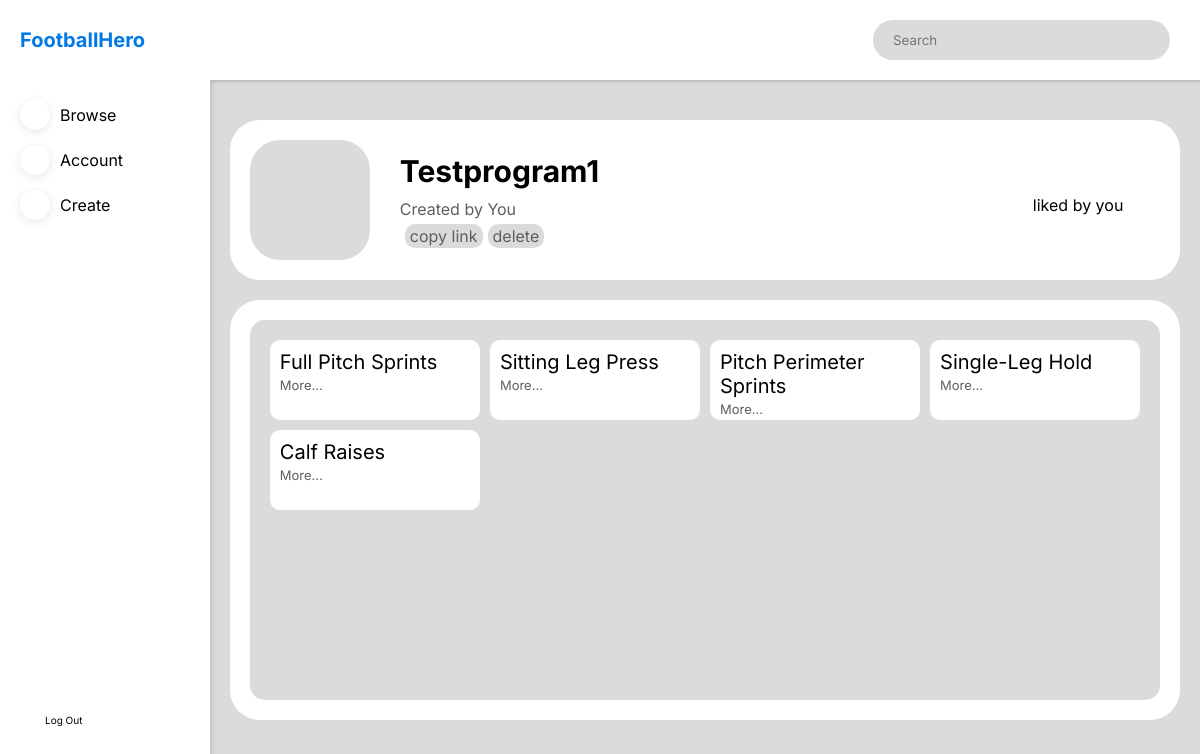
Screenshot of /program/1 (signed in) with the database file from the repository.
### website/models.py (models this page shows)
class Program(db.Model):
    id = db.Column(db.Integer, primary_key=True)
    name = db.Column(db.String(150), nullable=False)
    user_id = db.Column(db.Integer, db.ForeignKey('user.id'), nullable=False)
    description = db.Column(db.String(3000))
    exercises = db.relationship(
        'Exercise',
        secondary=ExerciseProgram,
        backref='exercises'
    )

class Exercise(db.Model):
    id = db.Column(db.Integer, primary_key=True)
    name = db.Column(db.String(150), nullable=False)
    type_id = db.Column(db.Integer, db.ForeignKey('type.id'), nullable=False)
    Instructions = db.Column(db.String(1000))

### website/dashboard.py (the view)
@dashboard.route('/program/<int:id>')
@login_required
def program(id):
    program_info = db.session\
        .query(
            Program.id,
            Program.name,
            Program.description,
            User.username
        )\
        .join(User)\
        .filter(Program.id == id)\
        .first()
    if not program_info:
        abort(404)
    exercises = Program.query.filter(Program.id == id).first().exercises
    user_id = current_user.id
    user_like = db.session\
        .query(FavoriteProgram)\
        .filter(
            (FavoriteProgram.columns.user_id == int(user_id)) &
            (FavoriteProgram.columns.program_id == int(id))
        )\
        .first()
    if user_like:
        liked_by_user = True
    else:
        liked_by_user = False
    likes = db.session.query(FavoriteProgram).filter(
        (FavoriteProgram.columns.program_id == int(id))).count()
    return render_template(
        'program.html',
        username=current_user.username,
        program_info=program_info,
        exercises=exercises,
        liked_by_user=liked_by_user,
        likes=likes
    )

### website/templates/program.html (shortened to what this page needs)
{% extends 'dashboard_template.html' %}
{% block content %}
<div class="dashboard-body-element dashboard-body-first dashboard-body-program-first">
    <div class="dashboard-body-icon dashboard-body-tag">
        <span class="iconify" data-icon="akar-icons:folder"></span>
    </div>
    <div class='dashboard-program-info-wrapper'>
        <div class="dashboard-body-tag dashboard-body-tag-info">
            <p>{{program_info[1] | capitalize}}</p>
            {% if program_info[3] == username %}
            <p>Created by You</p>
            <div class="dashboard-program-info-settings">
                <a id='dashboard-program-info-settings-copylink'>copy link</a>
                <a id='dashboard-program-info-settings-deletepost'> delete</a>
            </div>
            {% else %}
            <p>Created by {{program_info[3]}} </p>
            {% endif %}
        </div>
        <div class="dashboard-body-tag dashboard-program-actions-wrapper">
            <div class="dashboard-program-actions dashboard-program-actions-likes">
                {% if liked_by_user == True %}
                {% if likes > 1 %}
                <p id='dashboard-program-actions-like-text'>Liked by you and {{likes - 1}} others</p>
                {% else %}
                <p id='dashboard-program-actions-like-text'>liked by you</p>
                {% endif %}
                {% endif %}
            </div>
        </div>
    </div>
</div>
<div class="dashboard-body-element dashboard-program-exercises-wrapper">
    <div class="dashboard-program-exercises">
        {% for exercise in exercises%}
        <div class="dashboard-program-exercise">
            <p class="dashboard-create-modal-exercisesbody-title">{{exercise.name}}</p>
            <a class="dashboard-create-modal-exercisesbody-link"
                onclick="location.href='/exercise/{{exercise.id}}';">more...</a>
        </div>
        {% endfor %}
    </div>
</div>
{% endblock %}

### website/static/styles.css (style rules this page uses)
* { padding: 0; margin: 0; box-sizing: border-box; font-family: "Inter", "Poppins"; }
:root { --main-color: #0078e7; --secondary-color: #dbdbdb; --background-colour: #ffffff; --text-color-1: #000000; --text-color-2: #5e5e5e; --text-color-3: #ffffff; }
html { scroll-behavior: smooth; }
.dashboard-body-first { margin-top: 40px; }
.dashboard-body-icon { height: 120px; width: 120px; background-color: var(--secondary-color); border-radius: 30px; display: flex; align-items: center; justify-content: center; }
.dashboard-body-icon .iconify { width: 60%; height: 60%; color: var(--text-color-2); }
.dashboard-body-tag p:first-child { margin-bottom: 10px; }
.dashboard-body-element { width: 96%; margin-left: auto; margin-right: auto; background-color: var(--background-colour); padding: 20px; border-radius: 30px; }
.dashboard-body-tag-info p:not(:first-child) { color: var(--text-color-2); }
.dashboard-create-modal-exercisesbody-title { font-size: 20px; }
.dashboard-create-modal-exercisesbody-link { color: var(--text-color-2); font-size: 13px; }
.dashboard-body-tag-info p:first-child { font-size: 30px; font-weight: bold; }
.dashboard-body-program-first { display: flex; align-items: center; }
.dashboard-program-info-wrapper { display: flex; align-items: center; justify-content: space-between; width: 80%; margin-left: 30px; height: 120px; }
.dashboard-program-info-settings { margin-top: 5px; display: flex; align-items: center; color: var(--text-color-2); }
.dashboard-program-info-settings a { background-color: var(--secondary-color); color: var(--text-color-2); border-radius: 10px; margin-left: 5px; padding: 2px 5px; text-decoration: none; }
.dashboard-program-actions-wrapper { display: flex; gap: 5%; }
.dashboard-program-actions { display: flex; flex-direction: column; align-items: center; gap: 10px; width: 100px; height: 100%; text-align: center; }
.dashboard-program-exercises-wrapper { margin-top: 20px; height: 60%; min-height: 400px; }
.dashboard-program-exercises { height: 100%; width: 100%; border-radius: 15px; padding: 20px; background-color: var(--secondary-color); display: grid; grid-template-columns: 1fr 1fr 1fr 1fr; grid-template-rows: auto; grid-row-gap: 10px; grid-column-gap: 10px; grid-template-rows: repeat(auto-fill, 80px); overflow: scroll; }
.dashboard-program-exercise { background-color: var(--background-colour); height: 80px; width: 100%; padding: 10px; border-radius: 10px; text-transform: capitalize; }

### rows the page displays
Program: name "Testprogram1"
Exercise: name "Full Pitch Sprints"
Exercise: name "Sitting Leg Press"
Exercise: name "Pitch Perimeter Sprints"
Exercise: name "Single-Leg Hold"
Exercise: name "Calf Raises"
